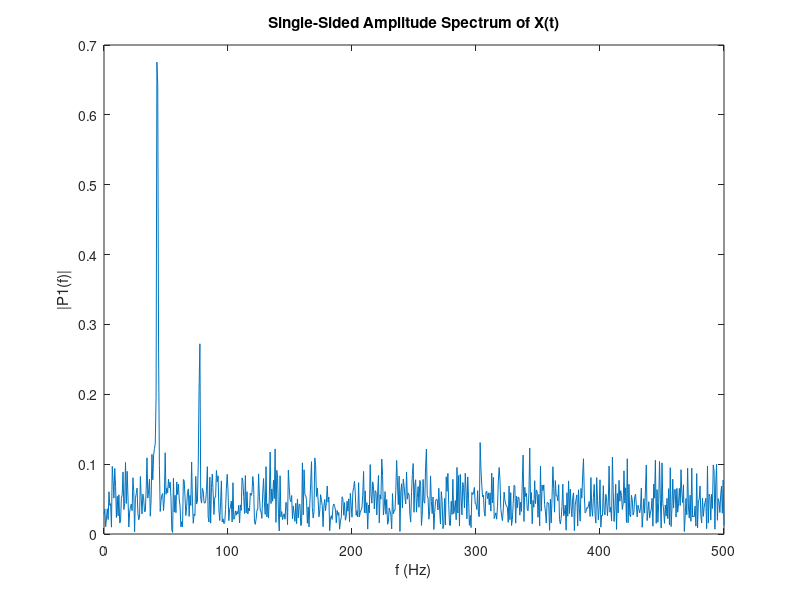

Reproduce this figure in MATLAB.

Fs = 1000;            % Sampling frequency                    
T = 1/Fs;             % Sampling period       
L = 1500;             % Length of signal
t = (0:L-1)*T;        % Time vector


% Defining a signal
%Form a signal containing a 77 Hz sinusoid of 
% amplitude 0.7 and a 43Hz sinusoid of amplitude 2
signal = 0.7*sin(2*pi*77*t) + 2*sin(2*pi*43*t);

% Corrupting the signal with noise 
X = signal + 2*randn(size(t));

% Plot the noisy signal in the time domain. It is difficult to identify 
% the frequency components by looking at the signal X(t). 
plot(1000*t(1:50) ,X(1:50))
title('Signal Corrupted with Zero-Mean Random Noise')
xlabel('t (milliseconds)')
ylabel('X(t)')


% Compute the Fourier transform of the signal
N = 1500; %number of samples to be used for doing fft
%signal_fft = fft(X, N);
signal_fft = fft(X);

% Get magnitude of signal_fft
signal_fft_magn = abs(signal_fft/L);

% We only need the positive half of the fft 
%(getting the single sided spectrum)
%signal_fft_magn_p  = signal_fft_magn(1:L/2-1);
signal_fft_magn_p  = signal_fft_magn(1:L/2+1);

% Plotting
f = Fs*(0:(L/2))/L;
plot(f,signal_fft_magn_p) 
title('Single-Sided Amplitude Spectrum of X(t)')
xlabel('f (Hz)')
ylabel('|P1(f)|')

